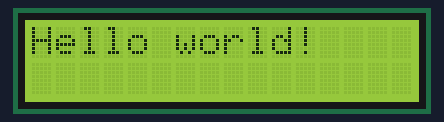
Bench run of a sketch on a simulated Arduino Uno, built with avr-gcc and run on an emulated ATmega328P. Shown: 16×2 character LCD.

Above: at 0.1 s.
At 0.6 s:
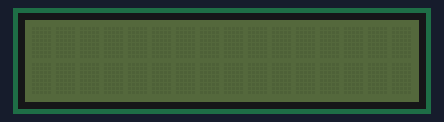

The sketch:

code.ino
```cpp
#include <Wire.h>                  // Required for I2C communication
#include <LiquidCrystal_I2C.h>     // Include the LiquidCrystal_I2C library

// Create an LCD object. The I2C address is 0x27, and it has 16 columns and 2 rows.
LiquidCrystal_I2C lcd(0x27, 16, 2);

void setup() {
  lcd.init();                      // Initialize the LCD

}

void loop() {
  // Your main loop code here (if needed)
   lcd.backlight();
  lcd.setCursor(0, 0);             // Set cursor to column 0, row 0
  lcd.print("Hello world!");
  delay(500);
  lcd.clear();
   lcd.noBacklight();
  delay(500);
}
```

Measured:
- what the display in image 1 shows lasts 0.5 s, from 0.6 s to 1.1 s
